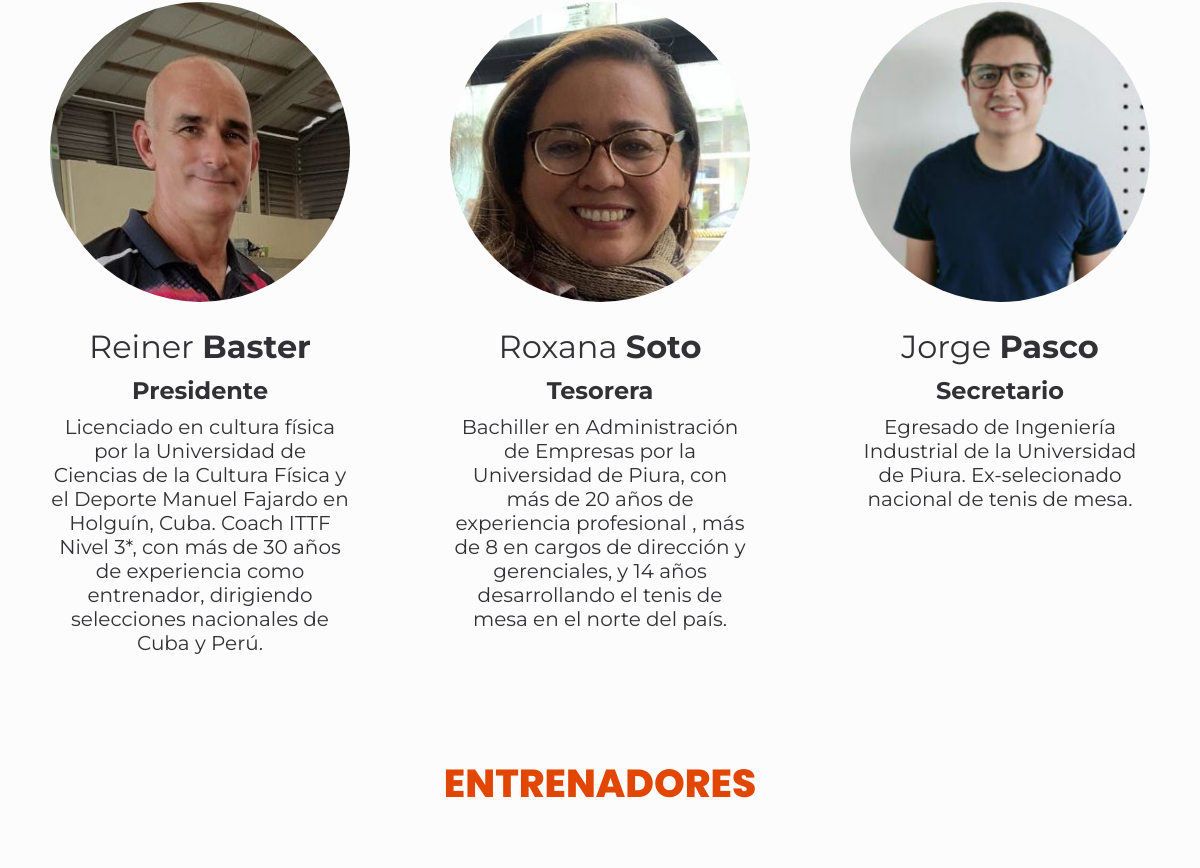
Before: /about (middle part) with the older database file.
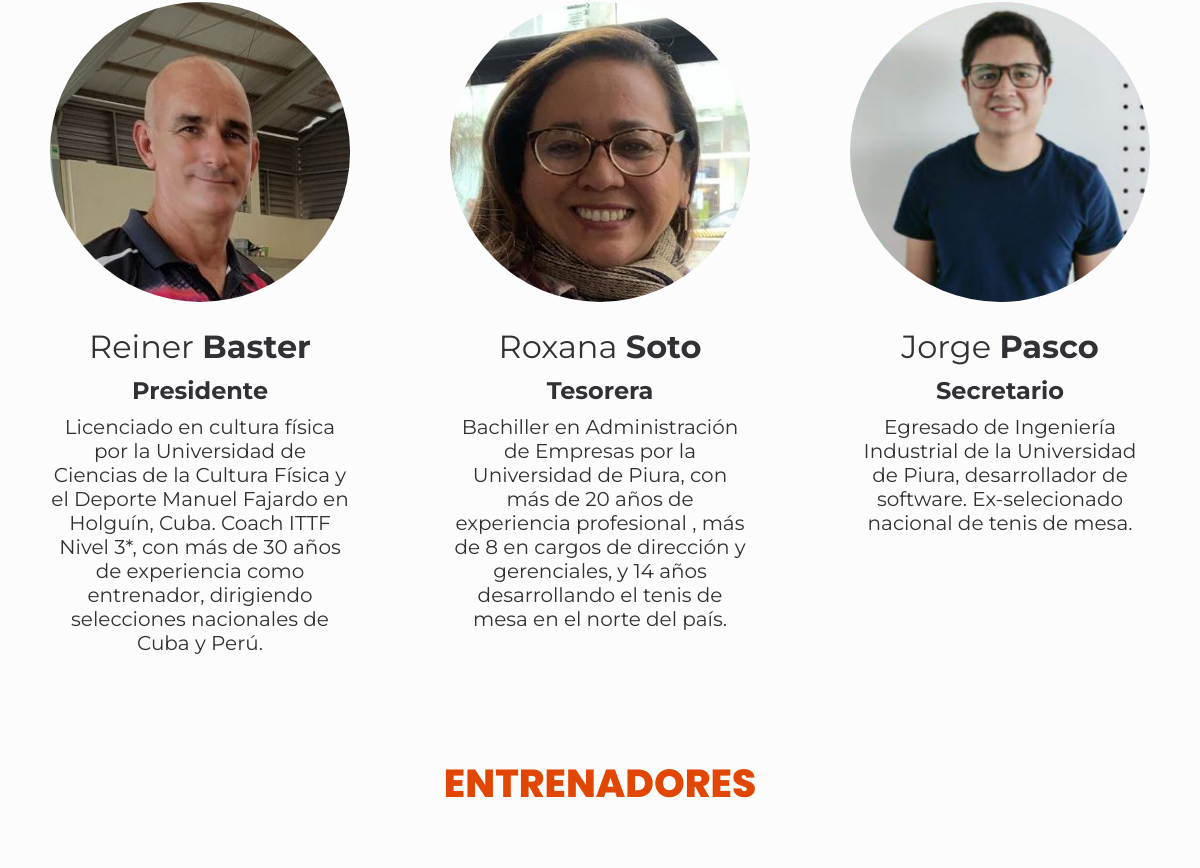
After: the same page with the newer database file.
### tables this page shows
CREATE TABLE miembros_directiva (id INTEGER PRIMARY KEY AUTOINCREMENT, nombre TEXT NOT NULL, apellido TEXT NOT NULL, descripcion TEXT, foto TEXT, cargo TEXT NOT NULL);

### app/user/__init__.py (the view)
@user_blueprint.route('/about')
def about():
    name = 'about'
    directiva = get_items("miembros_directiva", PUBLIC_DATABASE)
    entrenadores = get_items("entrenadores", PUBLIC_DATABASE)
    hitos = get_items("hitos", PUBLIC_DATABASE)
    return render_template(f"{name}.html", active=f"{name}", hitos=hitos,
                           directiva=directiva, entrenadores=entrenadores)

### app/common/database.py (called while the page is built, shortened)
def dict_factory(cursor, row):
    d = {}
    for i, col in enumerate(cursor.description):
        d[col[0]] = row[i]
    return d

def create_filters_string(filters):
    if not filters:
        return ''

def create_fields_string(fields):
    if not fields:
        return "*"
    return ",".join(fields)

def connect_to_db(db_name):
    try:
        conn = sqlite3.connect(db_name)
        conn.row_factory = dict_factory  # Set dict factory
        database = conn.cursor()
        print("Connected to db")
        return database, conn
    except Exception:
        print(Exception)

def get_items(table, db_name, filters=None, group_by=None, fields=None):
    result_array = []
    database, _ = connect_to_db(db_name)
    fields_string = create_fields_string(fields)
    filter_string = create_filters_string(filters)
    results = database.execute(
        f"SELECT {fields_string} FROM {table} {filter_string}").fetchall()
    for element in results:
        new_item = {}
        for key, value in element.items():
            new_item[key] = transform_result_value(key, value)
        result_array.append(new_item)
    if group_by and len(result_array) > 0:
        result_array = group_results(result_array, group_by)
    return result_array

### app/common/formatters.py (called while the page is built)
def transform_result_value(key, value):
    if key == "id":
        return str(value)
    if key == "mes":
        return month_number_to_text(value)
    if key == "puesto":
        return "Oro" if value == 1 else "Plata" if value == 2 else "Bronce" if value == 3 \
            else None if not value else value
    return value

### app/common/helpers.py (called while the page is built)
def month_number_to_text(month_number: int) -> str:
    months = ['Ene', 'Feb', 'Mar', 'Abr', 'May', 'Jun',
              'Jul', 'Ago', 'Sep', 'Oct', 'Nov', 'Dic']
    return months[month_number - 1]

### app/user/templates/about.html (shortened to what this page needs)
{% extends "layout.html" %}
{% block styles %}
<link rel="stylesheet" type="text/css" href="{{ url_for('.static', filename='styles/timeline.css') }}">
<link rel="stylesheet" type="text/css" href="{{ url_for('.static', filename='styles/about.css') }}">
{% endblock %}
{% block main %}
<section class="directiva">
    <div class="card-container">
        {% for persona in directiva %}
        <div class="card-item">
            <img src="{{ url_for('.static', filename=persona['foto']) }}">
            <div class="card-item-name">{{ persona["nombre"] }} <span class="bold">{{ persona["apellido"] }}</span>
            </div>
            <div class="card-item-role bold">{{ persona["cargo"] }}</div>
            <div class="card-item-description">{{ persona["descripcion"] }}</div>
        </div>
        {% endfor %}
    </div>
</section>
<section class="entrenadores">
    <h2>ENTRENADORES</h2>
    <div class="card-container">
    </div>
</section>
{% endblock %}

### app/user/templates/layout.html (shortened to what this page needs)
<!DOCTYPE html>
<html lang="en">
<head>
    <link rel="stylesheet" type="text/css" href="{{ url_for('.static', filename='styles/shared.css') }}">
    {% block styles %}{% endblock %}
</head>
<body>
    <main class=".main">
        {% block main %}{% endblock %}
    </main>
</body>
</html>

### app/user/static/styles/shared.css (style rules this page uses)
:root { --main-red: #e24603; --main-orange: #e57d02; --dark-gray: #252525; --super-light-gray: #fcfcfc; --light-gray: #d0d0d0; --title: Poppins; --content: Montserrat; }
* { margin: 0; padding: 0; }
body { background-color: var(--super-light-gray); }
main { background-color: var(--super-light-gray); padding-bottom: 3rem; z-index: 1; margin-bottom: 15rem; min-height: calc(100vh - 23rem); }
h2 { margin-bottom: 2rem; text-align: center; font-family: var(--title); font-size: 2.5rem; font-weight: 800; color: var(--main-red); }
section { margin-top: 4rem; }
.card-container { display: flex; flex-wrap: wrap; justify-content: center; }
.card-item { flex: 0 1 300px; margin: 25px 50px 25px 50px; display: flex; flex-direction: column; align-items: center; justify-content: start; font-family: var(--content); text-align: center; }
.card-item > * { margin-bottom: 10px; }
.card-item img { margin-bottom: 25px; height: 20rem; width: auto; border-radius: 50%; }
.card-item-name { font-size: 2rem; }
.card-item-role { font-size: 1.5rem; }
.card-item-description { font-style: 1rem; }
.bold { font-weight: 700; }
@media (orientation: portrait) { .card-item img { width: 80vw; height: auto; } }

Changed rows visible on the page:
changed miembros_directiva "Jorge": descripcion "Egresado de Ingeniería Industrial de la Universidad de Piura. Ex-selecionado nacional de tenis de mesa." → "Egresado de Ingeniería Industrial de la Universidad de Piura, desarrollador de software. Ex-selecionado nacional de tenis de mesa."
